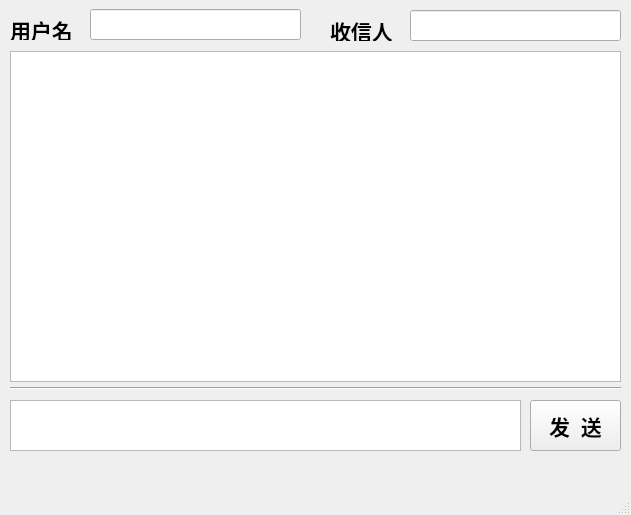
<?xml version="1.0" encoding="UTF-8"?>
<ui version="4.0">
 <class>MainWindow</class>
 <widget class="QMainWindow" name="MainWindow">
  <property name="geometry">
   <rect>
    <x>0</x>
    <y>0</y>
    <width>631</width>
    <height>515</height>
   </rect>
  </property>
  <property name="windowTitle">
   <string>MainWindow</string>
  </property>
  <widget class="QWidget" name="centralwidget">
   <widget class="QTextEdit" name="textEdit">
    <property name="geometry">
     <rect>
      <x>10</x>
      <y>400</y>
      <width>511</width>
      <height>51</height>
     </rect>
    </property>
   </widget>
   <widget class="QTextBrowser" name="textBrowser">
    <property name="geometry">
     <rect>
      <x>10</x>
      <y>51</y>
      <width>611</width>
      <height>331</height>
     </rect>
    </property>
   </widget>
   <widget class="QPushButton" name="pushButton">
    <property name="geometry">
     <rect>
      <x>530</x>
      <y>400</y>
      <width>91</width>
      <height>51</height>
     </rect>
    </property>
    <property name="font">
     <font>
      <family>Aharoni</family>
      <pointsize>16</pointsize>
      <weight>75</weight>
      <bold>true</bold>
     </font>
    </property>
    <property name="text">
     <string>发  送</string>
    </property>
   </widget>
   <widget class="Line" name="line">
    <property name="geometry">
     <rect>
      <x>10</x>
      <y>380</y>
      <width>611</width>
      <height>16</height>
     </rect>
    </property>
    <property name="orientation">
     <enum>Qt::Horizontal</enum>
    </property>
   </widget>
   <widget class="QLabel" name="label">
    <property name="geometry">
     <rect>
      <x>10</x>
      <y>20</y>
      <width>71</width>
      <height>20</height>
     </rect>
    </property>
    <property name="font">
     <font>
      <family>Aharoni</family>
      <pointsize>16</pointsize>
      <weight>75</weight>
      <bold>true</bold>
     </font>
    </property>
    <property name="text">
     <string>用户名</string>
    </property>
   </widget>
   <widget class="QLabel" name="label_2">
    <property name="geometry">
     <rect>
      <x>330</x>
      <y>20</y>
      <width>71</width>
      <height>21</height>
     </rect>
    </property>
    <property name="font">
     <font>
      <family>Aharoni</family>
      <pointsize>16</pointsize>
      <weight>75</weight>
      <bold>true</bold>
     </font>
    </property>
    <property name="text">
     <string>收信人</string>
    </property>
   </widget>
   <widget class="QLineEdit" name="username">
    <property name="geometry">
     <rect>
      <x>90</x>
      <y>9</y>
      <width>211</width>
      <height>31</height>
     </rect>
    </property>
   </widget>
   <widget class="QLineEdit" name="recvname">
    <property name="geometry">
     <rect>
      <x>410</x>
      <y>10</y>
      <width>211</width>
      <height>31</height>
     </rect>
    </property>
   </widget>
  </widget>
  <widget class="QMenuBar" name="menubar">
   <property name="geometry">
    <rect>
     <x>0</x>
     <y>0</y>
     <width>631</width>
     <height>23</height>
    </rect>
   </property>
  </widget>
  <widget class="QStatusBar" name="statusbar"/>
 </widget>
 <resources/>
 <connections/>
</ui>
